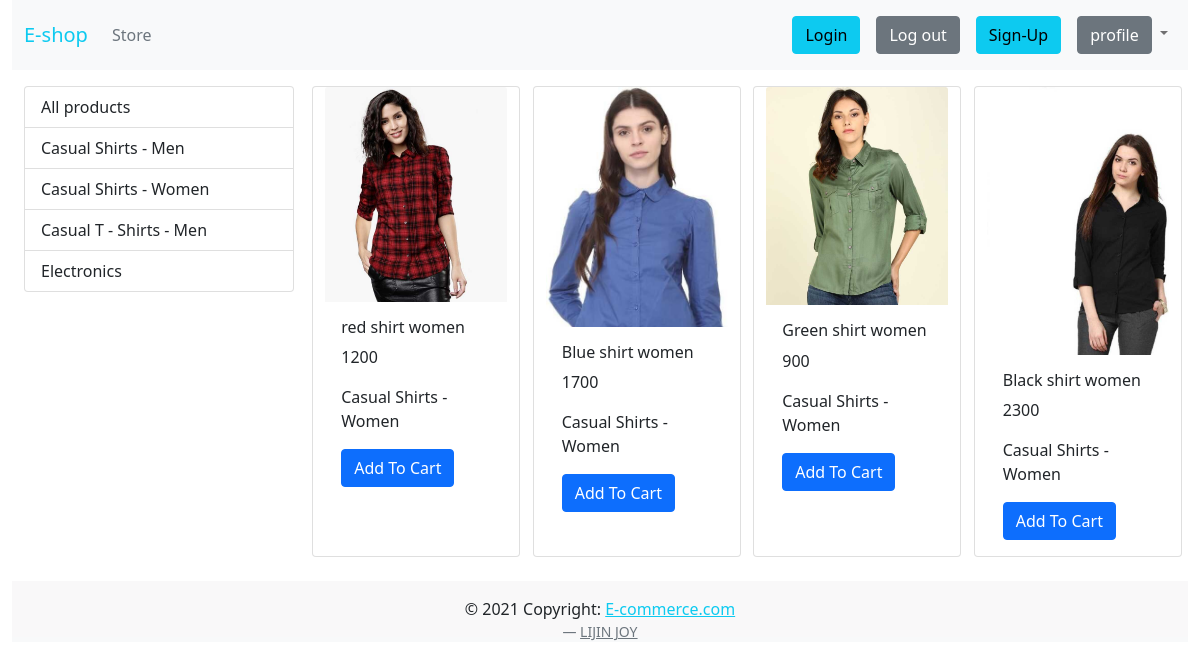
The app's page /?category=2 with its own data.
### Eshop/models/category.py (models this page shows)
class Category(models.Model):
    name= models.CharField(max_length=50)
    @staticmethod
    def get_all_categories():
        return Category.objects.all()
    def __str__(self):
        return self.name

### Eshop/models/products.py (models this page shows, shortened)
class Products(models.Model):
    name= models.CharField(max_length=50)
    price=models.IntegerField(default=0)
    category = models.ForeignKey(Category, on_delete=models.CASCADE, default=1)
    description= models.CharField(max_length=200,default='')
    image= models.ImageField(upload_to='uploads/products/')
    @staticmethod
    def get_all_products_by_id(category_id):
        if category_id:
            return Products.objects.filter(category=category_id)
        else:
            return Products.get_all_products;

### Eshop/views/Homepage_view.py (the view)
# urls.py: path('',Homepage_view.Homepage.as_view(),name='homepage'),
class Homepage(View):
    def get(self, request):
        product = None
        categories = Category.get_all_categories()
        categoryID = request.GET.get('category')
        if categoryID:
            product = Products.get_all_products_by_id(categoryID)
        else:
            product = Products.get_all_products()
        context = {
        'products': product,
        'category': categories,
        }
        return render(request, 'home.html', context)

### Eshop/templates/home.html
{% extends 'base.html' %}
{% block content %}
<div class="container-fluid mt-3">
<div class="row">
        <div class="col-lg-3">
        <div class="list-group">
          <a href="/" class="list-group-item list-group-item-action">
            All products</a>
            {% for categories in category%}
        <a href="/?category={{categories.id}}" class="list-group-item list-group-item-action">
         {{categories.name}}</a>
        {% endfor %}
        </div></div>
     <div id="products" class="col-lg-9">
        <div class="row mx-8">
            {% for product in products %}
        <div class="card mx-auto mb-4" style="width:13rem;">
            <img src="{{ product.image.url }}" class="card-img-top" alt="...">
            <div class="card-body">
              <h6 class="card-title">{{ product.name }}</h6>
              <p class="card-text">{{ product.price }}</p>
              <p class="card-text">{{ product.category }}</p>
              <a href="#" class="btn btn-primary">Add To Cart</a>
            </div>
          </div>
        {% endfor %}
        </div>
     </div>
</div>
</div>
{% endblock %}

### records on screen
Category: name "Casual Shirts - Men"
Category: name "Casual Shirts - Women"
Category: name "Casual T - Shirts - Men"
Category: name "Electronics"
Products: image (picture), name "red shirt women", price "1200", category "Casual Shirts - Women"
Products: image (picture), name "Blue shirt women", price "1700", category "Casual Shirts - Women"
Products: image (picture), name "Green shirt women", price "900", category "Casual Shirts - Women"
Products: image (picture), name "Black shirt women", price "2300", category "Casual Shirts - Women"
